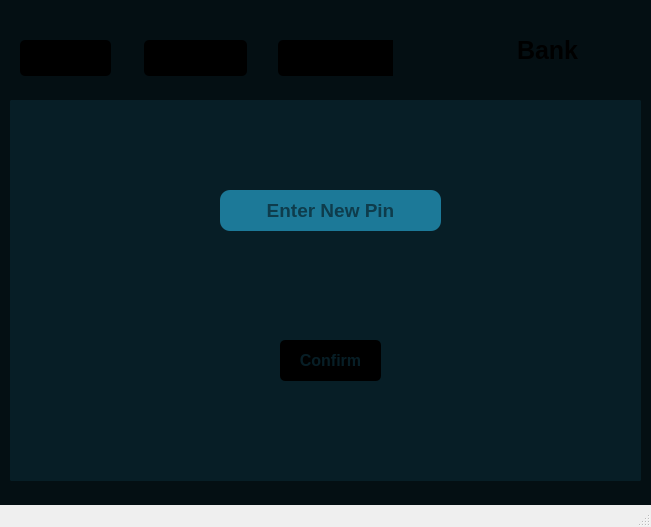
<?xml version="1.0" encoding="UTF-8"?>
<ui version="4.0">
 <class>MainWindow</class>
 <widget class="QMainWindow" name="MainWindow">
  <property name="geometry">
   <rect>
    <x>0</x>
    <y>0</y>
    <width>651</width>
    <height>527</height>
   </rect>
  </property>
  <property name="windowTitle">
   <string>Bank</string>
  </property>
  <property name="styleSheet">
   <string notr="true"/>
  </property>
  <widget class="QWidget" name="centralwidget">
   <property name="styleSheet">
    <string notr="true">*{
border:none;
background-color:transparent;
}
#centralwidget{
background-color:#040f13;
}
#sidemenu{
background-color:#701e26;
border-radius:20px;
}
Qpushbutton{
padding:10px;
background-color:#040f13;
border-radius:5px;
}
#mainbody{
background-color:#071e26;
border-radius:10px;
}</string>
   </property>
   <widget class="QFrame" name="frame">
    <property name="geometry">
     <rect>
      <x>20</x>
      <y>20</y>
      <width>621</width>
      <height>61</height>
     </rect>
    </property>
    <property name="frameShape">
     <enum>QFrame::StyledPanel</enum>
    </property>
    <property name="frameShadow">
     <enum>QFrame::Raised</enum>
    </property>
    <layout class="QHBoxLayout" name="horizontalLayout_2">
     <property name="spacing">
      <number>0</number>
     </property>
     <property name="leftMargin">
      <number>0</number>
     </property>
     <property name="topMargin">
      <number>0</number>
     </property>
     <property name="rightMargin">
      <number>0</number>
     </property>
     <property name="bottomMargin">
      <number>0</number>
     </property>
     <item>
      <widget class="QFrame" name="frame_3">
       <property name="frameShape">
        <enum>QFrame::StyledPanel</enum>
       </property>
       <property name="frameShadow">
        <enum>QFrame::Raised</enum>
       </property>
       <widget class="QPushButton" name="pushButton_2">
        <property name="geometry">
         <rect>
          <x>0</x>
          <y>20</y>
          <width>91</width>
          <height>36</height>
         </rect>
        </property>
        <property name="styleSheet">
         <string notr="true">QPushButton{
padding:10px;
background-color: rgb(0, 0, 0);
border-radius:5px;
}</string>
        </property>
        <property name="text">
         <string/>
        </property>
        <property name="icon">
         <iconset>
          <normaloff>C:/Users/admin/Downloads/man.png</normaloff>C:/Users/admin/Downloads/man.png</iconset>
        </property>
       </widget>
      </widget>
     </item>
     <item>
      <widget class="QFrame" name="frame_6">
       <property name="frameShape">
        <enum>QFrame::StyledPanel</enum>
       </property>
       <property name="frameShadow">
        <enum>QFrame::Raised</enum>
       </property>
       <widget class="QPushButton" name="pushButton_3">
        <property name="geometry">
         <rect>
          <x>0</x>
          <y>20</y>
          <width>103</width>
          <height>36</height>
         </rect>
        </property>
        <property name="styleSheet">
         <string notr="true">QPushButton{
padding:10px;
background-color: rgb(0, 0, 0);
border-radius:5px;
}</string>
        </property>
        <property name="text">
         <string/>
        </property>
        <property name="icon">
         <iconset>
          <normaloff>C:/Users/admin/Downloads/transaction.png</normaloff>C:/Users/admin/Downloads/transaction.png</iconset>
        </property>
       </widget>
      </widget>
     </item>
     <item>
      <widget class="QFrame" name="frame_5">
       <property name="frameShape">
        <enum>QFrame::StyledPanel</enum>
       </property>
       <property name="frameShadow">
        <enum>QFrame::Raised</enum>
       </property>
       <widget class="QPushButton" name="pushButton_5">
        <property name="geometry">
         <rect>
          <x>10</x>
          <y>20</y>
          <width>124</width>
          <height>36</height>
         </rect>
        </property>
        <property name="styleSheet">
         <string notr="true">QPushButton{
padding:10px;
background-color: rgb(0, 0, 0);
border-radius:5px;
}</string>
        </property>
        <property name="text">
         <string/>
        </property>
        <property name="icon">
         <iconset>
          <normaloff>icons/cogwheels.png</normaloff>icons/cogwheels.png</iconset>
        </property>
       </widget>
      </widget>
     </item>
     <item>
      <widget class="QLabel" name="label">
       <property name="font">
        <font>
         <pointsize>27</pointsize>
         <weight>75</weight>
         <bold>true</bold>
        </font>
       </property>
       <property name="text">
        <string/>
       </property>
       <property name="pixmap">
        <pixmap>C:/Users/admin/Downloads/bank (2).png</pixmap>
       </property>
       <property name="alignment">
        <set>Qt::AlignCenter</set>
       </property>
      </widget>
     </item>
     <item>
      <widget class="QLabel" name="label_3">
       <property name="font">
        <font>
         <pointsize>19</pointsize>
         <weight>75</weight>
         <bold>true</bold>
        </font>
       </property>
       <property name="text">
        <string>Bank</string>
       </property>
      </widget>
     </item>
    </layout>
   </widget>
   <widget class="QFrame" name="frame_2">
    <property name="geometry">
     <rect>
      <x>10</x>
      <y>100</y>
      <width>631</width>
      <height>381</height>
     </rect>
    </property>
    <property name="frameShape">
     <enum>QFrame::StyledPanel</enum>
    </property>
    <property name="frameShadow">
     <enum>QFrame::Raised</enum>
    </property>
    <layout class="QHBoxLayout" name="horizontalLayout">
     <property name="spacing">
      <number>0</number>
     </property>
     <property name="leftMargin">
      <number>0</number>
     </property>
     <property name="topMargin">
      <number>0</number>
     </property>
     <property name="rightMargin">
      <number>0</number>
     </property>
     <property name="bottomMargin">
      <number>0</number>
     </property>
     <item>
      <widget class="QStackedWidget" name="stackedWidget">
       <property name="font">
        <font>
         <pointsize>7</pointsize>
        </font>
       </property>
       <property name="styleSheet">
        <string notr="true">border-radius:2px;
background-color:#071e26;</string>
       </property>
       <property name="currentIndex">
        <number>6</number>
       </property>
       <widget class="QWidget" name="profile">
        <property name="styleSheet">
         <string notr="true">#mainbody{
background-color:#071e26;
border-radius:10px;
}</string>
        </property>
        <widget class="QLabel" name="name">
         <property name="geometry">
          <rect>
           <x>0</x>
           <y>0</y>
           <width>211</width>
           <height>31</height>
          </rect>
         </property>
         <property name="font">
          <font>
           <pointsize>12</pointsize>
           <weight>75</weight>
           <bold>true</bold>
          </font>
         </property>
         <property name="text">
          <string>Welcome Ram Prasad</string>
         </property>
         <property name="alignment">
          <set>Qt::AlignCenter</set>
         </property>
        </widget>
        <widget class="QLabel" name="label_1">
         <property name="geometry">
          <rect>
           <x>10</x>
           <y>120</y>
           <width>171</width>
           <height>41</height>
          </rect>
         </property>
         <property name="font">
          <font>
           <pointsize>14</pointsize>
           <weight>75</weight>
           <bold>true</bold>
          </font>
         </property>
         <property name="text">
          <string>Current Balance:</string>
         </property>
         <property name="alignment">
          <set>Qt::AlignLeading|Qt::AlignLeft|Qt::AlignVCenter</set>
         </property>
        </widget>
        <widget class="QLabel" name="label_7">
         <property name="geometry">
          <rect>
           <x>10</x>
           <y>60</y>
           <width>91</width>
           <height>41</height>
          </rect>
         </property>
         <property name="font">
          <font>
           <pointsize>14</pointsize>
           <weight>75</weight>
           <bold>true</bold>
          </font>
         </property>
         <property name="text">
          <string>Bank Id:</string>
         </property>
         <property name="alignment">
          <set>Qt::AlignLeading|Qt::AlignLeft|Qt::AlignVCenter</set>
         </property>
        </widget>
        <widget class="QLabel" name="balance">
         <property name="geometry">
          <rect>
           <x>190</x>
           <y>120</y>
           <width>181</width>
           <height>41</height>
          </rect>
         </property>
         <property name="font">
          <font>
           <pointsize>14</pointsize>
           <weight>75</weight>
           <bold>true</bold>
          </font>
         </property>
         <property name="styleSheet">
          <string notr="true">background-color: rgb(28, 121, 152);
border-radius:10px
</string>
         </property>
         <property name="text">
          <string/>
         </property>
         <property name="alignment">
          <set>Qt::AlignLeading|Qt::AlignLeft|Qt::AlignVCenter</set>
         </property>
        </widget>
        <widget class="QLabel" name="bank_id">
         <property name="geometry">
          <rect>
           <x>190</x>
           <y>60</y>
           <width>181</width>
           <height>41</height>
          </rect>
         </property>
         <property name="font">
          <font>
           <pointsize>14</pointsize>
           <weight>75</weight>
           <bold>true</bold>
          </font>
         </property>
         <property name="styleSheet">
          <string notr="true">background-color: rgb(28, 121, 152);
border-radius:10px
</string>
         </property>
         <property name="text">
          <string/>
         </property>
         <property name="alignment">
          <set>Qt::AlignLeading|Qt::AlignLeft|Qt::AlignVCenter</set>
         </property>
        </widget>
        <widget class="QPushButton" name="withdraw_2">
         <property name="geometry">
          <rect>
           <x>230</x>
           <y>220</y>
           <width>131</width>
           <height>51</height>
          </rect>
         </property>
         <property name="font">
          <font>
           <pointsize>12</pointsize>
           <weight>75</weight>
           <bold>true</bold>
          </font>
         </property>
         <property name="styleSheet">
          <string notr="true">QPushButton{
padding:10px;
background-color: rgb(0, 0, 0);
color:rgb(7, 30, 38);
border-radius:5px;
}</string>
         </property>
         <property name="text">
          <string>Withdraw</string>
         </property>
        </widget>
        <widget class="QPushButton" name="deposit">
         <property name="geometry">
          <rect>
           <x>230</x>
           <y>300</y>
           <width>131</width>
           <height>51</height>
          </rect>
         </property>
         <property name="font">
          <font>
           <pointsize>12</pointsize>
           <weight>75</weight>
           <bold>true</bold>
          </font>
         </property>
         <property name="styleSheet">
          <string notr="true">QPushButton{
padding:10px;
background-color: rgb(0, 0, 0);
color:rgb(7, 30, 38);
border-radius:5px;
}</string>
         </property>
         <property name="text">
          <string>Deposite</string>
         </property>
        </widget>
       </widget>
       <widget class="QWidget" name="deposite_page">
        <widget class="QLabel" name="d_amount">
         <property name="geometry">
          <rect>
           <x>10</x>
           <y>70</y>
           <width>111</width>
           <height>31</height>
          </rect>
         </property>
         <property name="font">
          <font>
           <pointsize>11</pointsize>
           <weight>75</weight>
           <bold>true</bold>
          </font>
         </property>
         <property name="text">
          <string>Enter Amount</string>
         </property>
        </widget>
        <widget class="QLabel" name="d_pin">
         <property name="geometry">
          <rect>
           <x>10</x>
           <y>130</y>
           <width>101</width>
           <height>31</height>
          </rect>
         </property>
         <property name="font">
          <font>
           <pointsize>11</pointsize>
           <weight>75</weight>
           <bold>true</bold>
          </font>
         </property>
         <property name="text">
          <string>Enter Pin</string>
         </property>
        </widget>
        <widget class="QPushButton" name="confirm">
         <property name="geometry">
          <rect>
           <x>240</x>
           <y>260</y>
           <width>111</width>
           <height>41</height>
          </rect>
         </property>
         <property name="font">
          <font>
           <pointsize>10</pointsize>
           <weight>75</weight>
           <bold>true</bold>
          </font>
         </property>
         <property name="styleSheet">
          <string notr="true">QPushButton{
padding:10px;
background-color: rgb(0, 0, 0);
color:rgb(7, 30, 38);
border-radius:5px;
}</string>
         </property>
         <property name="text">
          <string>Confirm</string>
         </property>
         <property name="shortcut">
          <string>Return</string>
         </property>
        </widget>
        <widget class="QLineEdit" name="lineEdit">
         <property name="geometry">
          <rect>
           <x>170</x>
           <y>70</y>
           <width>201</width>
           <height>31</height>
          </rect>
         </property>
         <property name="styleSheet">
          <string notr="true">background-color: rgb(28, 121, 152);
border-radius:10px
</string>
         </property>
        </widget>
        <widget class="QLineEdit" name="lineEdit_2">
         <property name="geometry">
          <rect>
           <x>170</x>
           <y>130</y>
           <width>201</width>
           <height>31</height>
          </rect>
         </property>
         <property name="styleSheet">
          <string notr="true">background-color: rgb(28, 121, 152);
border-radius:10px
</string>
         </property>
        </widget>
       </widget>
       <widget class="QWidget" name="withdraw_page">
        <widget class="QPushButton" name="confirm_2">
         <property name="geometry">
          <rect>
           <x>240</x>
           <y>260</y>
           <width>111</width>
           <height>41</height>
          </rect>
         </property>
         <property name="font">
          <font>
           <pointsize>10</pointsize>
           <weight>75</weight>
           <bold>true</bold>
          </font>
         </property>
         <property name="styleSheet">
          <string notr="true">QPushButton{
padding:10px;
background-color: rgb(0, 0, 0);
color:rgb(7, 30, 38);
border-radius:5px;
}</string>
         </property>
         <property name="text">
          <string>Confirm</string>
         </property>
         <property name="shortcut">
          <string>Return</string>
         </property>
        </widget>
        <widget class="QLineEdit" name="lineEdit_3">
         <property name="geometry">
          <rect>
           <x>170</x>
           <y>130</y>
           <width>201</width>
           <height>31</height>
          </rect>
         </property>
         <property name="styleSheet">
          <string notr="true">background-color: rgb(28, 121, 152);
border-radius:10px
</string>
         </property>
        </widget>
        <widget class="QLabel" name="w_pin">
         <property name="geometry">
          <rect>
           <x>10</x>
           <y>130</y>
           <width>101</width>
           <height>31</height>
          </rect>
         </property>
         <property name="font">
          <font>
           <pointsize>11</pointsize>
           <weight>75</weight>
           <bold>true</bold>
          </font>
         </property>
         <property name="text">
          <string>Enter Pin</string>
         </property>
        </widget>
        <widget class="QLabel" name="w_amount">
         <property name="geometry">
          <rect>
           <x>10</x>
           <y>70</y>
           <width>111</width>
           <height>31</height>
          </rect>
         </property>
         <property name="font">
          <font>
           <pointsize>11</pointsize>
           <weight>75</weight>
           <bold>true</bold>
          </font>
         </property>
         <property name="text">
          <string>Enter amount</string>
         </property>
        </widget>
        <widget class="QLineEdit" name="lineEdit_4">
         <property name="geometry">
          <rect>
           <x>170</x>
           <y>70</y>
           <width>201</width>
           <height>31</height>
          </rect>
         </property>
         <property name="styleSheet">
          <string notr="true">background-color: rgb(28, 121, 152);
border-radius:10px
</string>
         </property>
        </widget>
       </widget>
       <widget class="QWidget" name="transfer">
        <property name="styleSheet">
         <string notr="true">#mainbody{
background-color:#071e26;
border-radius:10px;
}</string>
        </property>
        <widget class="QLineEdit" name="lineEdit_6">
         <property name="geometry">
          <rect>
           <x>200</x>
           <y>60</y>
           <width>201</width>
           <height>31</height>
          </rect>
         </property>
         <property name="styleSheet">
          <string notr="true">background-color: rgb(28, 121, 152);
border-radius:10px
</string>
         </property>
         <property name="alignment">
          <set>Qt::AlignCenter</set>
         </property>
         <property name="placeholderText">
          <string>Enter Bank Id</string>
         </property>
        </widget>
        <widget class="QLineEdit" name="lineEdit_9">
         <property name="geometry">
          <rect>
           <x>200</x>
           <y>220</y>
           <width>201</width>
           <height>31</height>
          </rect>
         </property>
         <property name="styleSheet">
          <string notr="true">background-color: rgb(28, 121, 152);
border-radius:10px
</string>
         </property>
         <property name="alignment">
          <set>Qt::AlignCenter</set>
         </property>
         <property name="placeholderText">
          <string>Enter Pin</string>
         </property>
        </widget>
        <widget class="QLineEdit" name="lineEdit_10">
         <property name="geometry">
          <rect>
           <x>200</x>
           <y>140</y>
           <width>201</width>
           <height>31</height>
          </rect>
         </property>
         <property name="styleSheet">
          <string notr="true">background-color: rgb(28, 121, 152);
border-radius:10px
</string>
         </property>
         <property name="alignment">
          <set>Qt::AlignCenter</set>
         </property>
         <property name="placeholderText">
          <string>Enter Amount</string>
         </property>
        </widget>
        <widget class="QPushButton" name="pushButton">
         <property name="geometry">
          <rect>
           <x>260</x>
           <y>310</y>
           <width>101</width>
           <height>41</height>
          </rect>
         </property>
         <property name="font">
          <font>
           <pointsize>13</pointsize>
           <weight>75</weight>
           <bold>true</bold>
          </font>
         </property>
         <property name="styleSheet">
          <string notr="true">QPushButton{
padding:10px;
background-color: rgb(0, 0, 0);
color:rgb(7, 30, 38);
border-radius:5px;
}</string>
         </property>
         <property name="text">
          <string>Transfer</string>
         </property>
         <property name="shortcut">
          <string>Return</string>
         </property>
        </widget>
       </widget>
       <widget class="QWidget" name="widget">
        <property name="styleSheet">
         <string notr="true">#mainbody{
background-color:#071e26;
border-radius:10px;
}</string>
        </property>
       </widget>
       <widget class="QWidget" name="setting">
        <property name="styleSheet">
         <string notr="true">#mainbody{
background-color:#071e26;
border-radius:10px;
}</string>
        </property>
        <widget class="QPushButton" name="log_out">
         <property name="geometry">
          <rect>
           <x>240</x>
           <y>240</y>
           <width>131</width>
           <height>41</height>
          </rect>
         </property>
         <property name="font">
          <font>
           <pointsize>12</pointsize>
           <weight>75</weight>
           <bold>true</bold>
          </font>
         </property>
         <property name="styleSheet">
          <string notr="true">QPushButton{
padding:10px;
background-color: rgb(0, 0, 0);
color:rgb(7, 30, 38);
border-radius:5px;
}</string>
         </property>
         <property name="text">
          <string>Log Out</string>
         </property>
        </widget>
        <widget class="QPushButton" name="switch_2">
         <property name="geometry">
          <rect>
           <x>210</x>
           <y>150</y>
           <width>191</width>
           <height>41</height>
          </rect>
         </property>
         <property name="font">
          <font>
           <pointsize>12</pointsize>
           <weight>75</weight>
           <bold>true</bold>
          </font>
         </property>
         <property name="styleSheet">
          <string notr="true">QPushButton{
padding:10px;
background-color: rgb(0, 0, 0);
color:rgb(7, 30, 38);
border-radius:5px;
}</string>
         </property>
         <property name="text">
          <string>Switch Account</string>
         </property>
        </widget>
        <widget class="QPushButton" name="reset">
         <property name="geometry">
          <rect>
           <x>240</x>
           <y>60</y>
           <width>131</width>
           <height>41</height>
          </rect>
         </property>
         <property name="font">
          <font>
           <pointsize>12</pointsize>
           <weight>75</weight>
           <bold>true</bold>
          </font>
         </property>
         <property name="styleSheet">
          <string notr="true">QPushButton{
padding:10px;
background-color: rgb(0, 0, 0);
color:rgb(7, 30, 38);
border-radius:5px;
}</string>
         </property>
         <property name="text">
          <string>Reset Pin</string>
         </property>
        </widget>
       </widget>
       <widget class="QWidget" name="reset_page">
        <widget class="QLineEdit" name="lineEdit_5">
         <property name="geometry">
          <rect>
           <x>210</x>
           <y>90</y>
           <width>221</width>
           <height>41</height>
          </rect>
         </property>
         <property name="font">
          <font>
           <pointsize>14</pointsize>
           <weight>75</weight>
           <bold>true</bold>
          </font>
         </property>
         <property name="styleSheet">
          <string notr="true">background-color: rgb(28, 121, 152);
border-radius:10px
</string>
         </property>
         <property name="alignment">
          <set>Qt::AlignCenter</set>
         </property>
         <property name="placeholderText">
          <string>Enter New Pin</string>
         </property>
        </widget>
        <widget class="QPushButton" name="confirm_3">
         <property name="geometry">
          <rect>
           <x>270</x>
           <y>240</y>
           <width>101</width>
           <height>41</height>
          </rect>
         </property>
         <property name="font">
          <font>
           <pointsize>12</pointsize>
           <weight>75</weight>
           <bold>true</bold>
          </font>
         </property>
         <property name="styleSheet">
          <string notr="true">QPushButton{
padding:10px;
background-color: rgb(0, 0, 0);
color:rgb(7, 30, 38);
border-radius:5px;
}</string>
         </property>
         <property name="text">
          <string>Confirm</string>
         </property>
         <property name="shortcut">
          <string>Return</string>
         </property>
        </widget>
       </widget>
      </widget>
     </item>
    </layout>
   </widget>
  </widget>
  <widget class="QMenuBar" name="menubar">
   <property name="geometry">
    <rect>
     <x>0</x>
     <y>0</y>
     <width>651</width>
     <height>21</height>
    </rect>
   </property>
  </widget>
  <widget class="QStatusBar" name="statusbar"/>
 </widget>
 <resources>
  <include location="icons.qrc"/>
 </resources>
 <connections/>
</ui>
